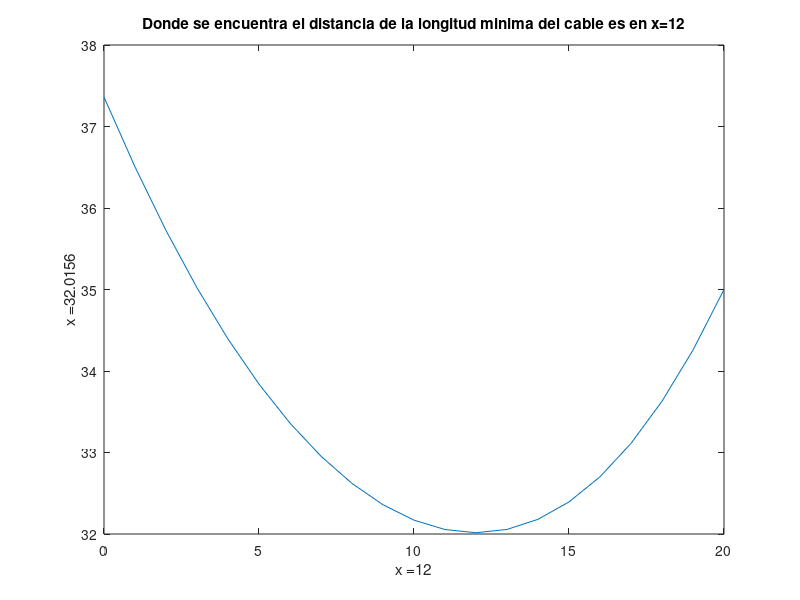

Write the MATLAB code that produced this figure.
%Script octave
%Title                            :Definicion y Resolucion de variables,funciones, dominio y rango
%Description                      :Script para dar solucion al problema de los dos postes
%Authors                          :Lorena García García, Debora Alejandra García Cruz y Sandy Judith Hernández Carlos
%Date                             :14/10/2021
%Carrer                           :Ingenieria en Sistemas Computacionales (ISC)
%Version                          :1
%Group                            :3101
%Usage                            :octave/phat/lospostes
%Notes                            :Se requiere de la aplicacion de Octave para poder dar solucion al problema relacionado con la optimizacion
%                                 https:/octaveintro.rradthrdees.in/en/latrest/index.html

%Limpiar variables (LV)
clear
%Calcular el minimo del cable de la punta del poste al suelo y a la punta del otro poste

%Rango de 0 a 50 en i=1
x=0:1:20;

%Obtener el valor de la funcion (OVF)
c=@(x) (sqrt((x.^2)+225))+(sqrt((x.^2)-(40*x)+500));

%Funcion para poder graficar (FG)
y= (sqrt((x.^2)+225)+(sqrt((x.^2)-(40*x)+500)));

%Funcion para poder determinar el valor minimo (FVM)
vm = fminbnd (c,0,20);

%Dibujar la funcion de x,y
plot (x,y);

%Titulo de la grafica final (TGF)
title (['Donde se encuentra el distancia de la longitud minima del cable es en x=' num2str(vm)]);

%Etiqueta para lo que es el eje de x (EEX)
xlabel(['x =' num2str(vm)]);

%Etiqueta para lo que es el eje de y (EEY)
ylabel(['x ='  num2str(c(vm))]);

%Salidas (S)
%Resultado final (RF);
disp (' Lo que se debe calcular es la longitud mínima de un cable desde la punta de un poste al suelo y la punta del otro poste: ');
disp ( ' ' );
%Concluir la codificacion del problema (PFP)
